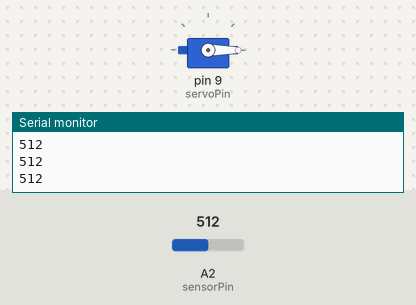
Bench run of a sketch on a simulated Arduino Uno, built with avr-gcc and run on an emulated ATmega328P. On the bench: servo, the last lines printed to the serial monitor. Inputs (shaded band) come from the test bench; at power-on: A2 (sensorPin) = 512.

Above: at 1.2 s.
1.3 s: A2 (sensorPin) set to 307
2.8 s: A2 (sensorPin) set to 282
At 4.0 s:
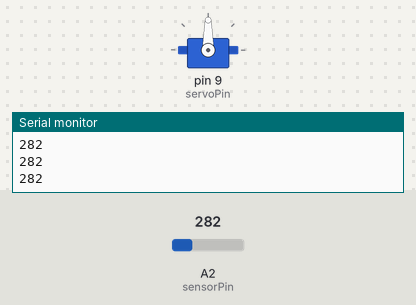
4.3 s: A2 (sensorPin) set to 306
At 5.5 s:
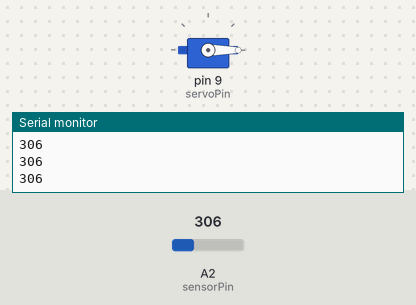
5.8 s: A2 (sensorPin) set to 290
At 6.8 s:
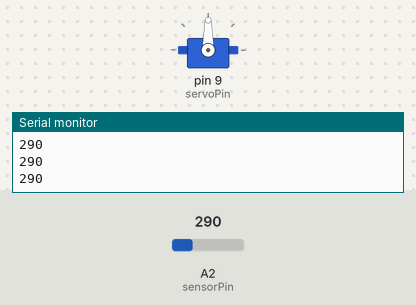
Timing chart, 0 to 8.3 s (numbered marks = the images above; inputs shaded):
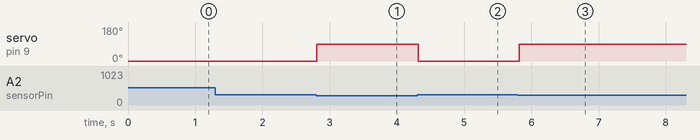

Measured:
- the behaviour switches between 301 and 300 on A2 (sensorPin) (found by bisection; images 0 and 1)
- after the input at 2.8 s, servo on pin 9 (servoPin): 0° → 90° at once
- after the input at 4.3 s, servo on pin 9 (servoPin): 90° → 0° at once
- after the input at 5.8 s, servo on pin 9 (servoPin): 0° → 90° at once

The sketch:

HomeAutomation.ino
```cpp
#include <Servo.h>

Servo myservo; // create servo object

const int sensorPin = 2; // sensor pin
const int servoPin = 9; // servo motor pin

int sensorValue; // variable to store sensor reading

void setup() {
  myservo.attach(servoPin); // attach servo to pin 9
  Serial.begin(9600); // start serial communication
}

void loop() {
  sensorValue = analogRead(sensorPin); // read sensor value
  Serial.println(sensorValue); // print sensor value for debugging

  if (sensorValue > 300) { // door is open
    myservo.write(0); // move servo to 0 degrees (door open position)
  } else { // door is closed
    myservo.write(90); // move servo to 90 degrees (door closed position)
  }

  delay(100); // delay between readings
}
```
